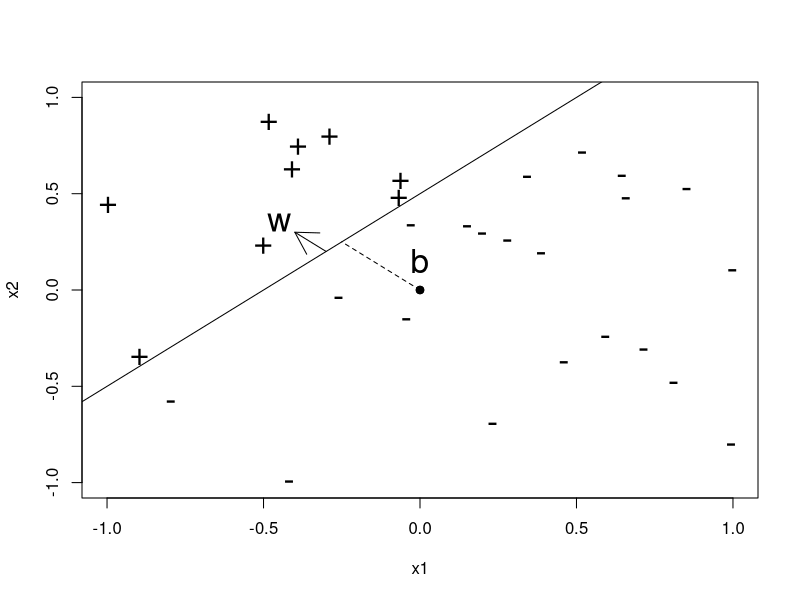

Generate this figure with R:
x1 <- runif(30,-1,1) 
x2 <- runif(30,-1,1) 
x <- cbind(x1,x2) 
Y <- ifelse(x2>0.5+x1,+1,-1) 
plot(x,pch=ifelse(Y>0,"+","-"), xlim=c(-1,1),ylim=c(-1,1),cex=2) 
abline(0.5,1) 
points(c(0,0),c(0,0),pch=19) 
lines(c(0,-0.25),c(0,0.25),lty=2) 
arrows(-0.3,0.2,-0.4,0.3)
text(-0.45,0.35,"w",cex=2) 
text(-0.0,0.15,"b",cex=2)

# XOR data
xor_data <- data.frame(t = c(0, 1, 1, 0), 
                       b = c(1, 1, 1, 1),
                       x = c(1, 0, 0, 0),
                       x0 = c(0, 0, 1, 1), 
                       x1 = c(0, 1, 0, 1))

xor_data1 <- data.frame(t = c(0, 1, 1, 0), 
                       x = c(1, 0, 0, 0),
                       x0 = c(0, 0, 1, 1), 
                       x1 = c(0, 1, 0, 1))

and_data <- data.frame(t = c(0, 0, 0, 1), 
                       b = c(1, 1, 1, 1),
                        x0 = c(0, 0, 1, 1), 
                        x1 = c(0, 1, 0, 1))